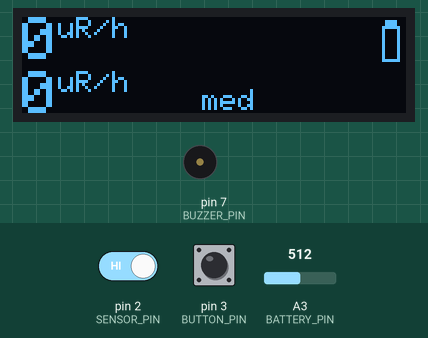
Bench run of a sketch on a simulated Arduino Uno, built with avr-gcc and run on an emulated ATmega328P. Parts: 128×32 one-colour display, buzzer (waves = sounding, pin HIGH). Inputs (shaded band) come from the test bench; at power-on: A3 (BATTERY_PIN) = 512, pin 3 (BUTTON_PIN) HIGH, pin 2 (SENSOR_PIN) HIGH. What the sketch prints to the serial monitor is not drawn.

Above: at 2.2 s.
2.3 s: A3 (BATTERY_PIN) set to 724
4.2 s: A3 (BATTERY_PIN) set to 745
6.5 s: pin 3 (BUTTON_PIN) pulled LOW for 0.15 s
At 6.9 s:
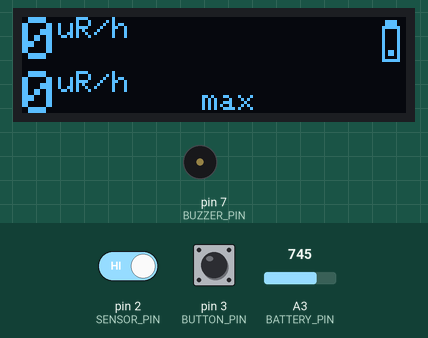
8.1 s: pin 3 (BUTTON_PIN) pulled LOW for 1 s
At 10.3 s:
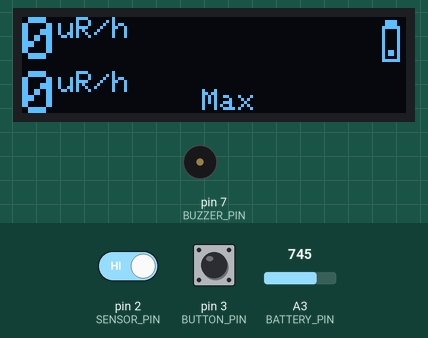
10.6 s: pin 2 (SENSOR_PIN) driven LOW
At 11.9 s:
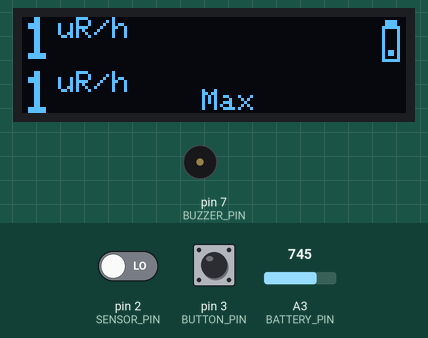
12.1 s: pin 3 (BUTTON_PIN) pulled LOW for 3.2 s
At 14.4 s:
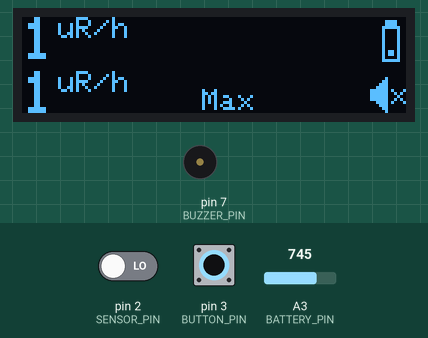
Timing chart, 0 to 15.9 s (numbered marks = the images above; inputs shaded):
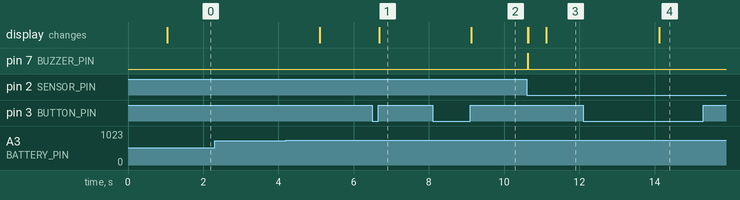

The sketch:

main.ino
```cpp
/*
 *
 * SCL - A5
 * SDA - A4
 * Voltmeter - A3
 * Input - D2
 * Button - D3
 * Buzzer - D7
 *
 */

#include <Wire.h>
#include <Adafruit_GFX.h>
#include <Adafruit_SSD1306.h>

#define MAX_UINT 65535

#define OLED_RESET 4
Adafruit_SSD1306 display(128, 32, &Wire, OLED_RESET);

#define DEBUG 0

static const unsigned char PROGMEM radiation_sign_bmp[] =
{ 0x00, 0x00, 0x00, 0x00, 0x00,
0x00, 0x00, 0x7F, 0xE0, 0x00,
0x00, 0x01, 0x80, 0x1C, 0x00,
0x00, 0x07, 0x00, 0x0E, 0x00,
0x00, 0x0F, 0x80, 0x1F, 0x00,
0x00, 0x1F, 0x80, 0x1F, 0x80,
0x00, 0x3F, 0x80, 0x1F, 0xC0,
0x00, 0x7F, 0xC0, 0x3F, 0xE0,
0x00, 0xFF, 0xC0, 0x3F, 0xF0,
0x00, 0xFF, 0xC0, 0x3F, 0xF0,
0x00, 0xFF, 0xE0, 0x7F, 0xF8,
0x01, 0xFF, 0xE0, 0x7F, 0xF8,
0x01, 0xFF, 0xFF, 0xFF, 0xF8,
0x01, 0xFF, 0xF0, 0x7F, 0xF8,
0x01, 0xFF, 0xE0, 0x7F, 0xF8,
0x01, 0xFF, 0xC0, 0x3F, 0xF8,
0x01, 0xF8, 0x00, 0x03, 0xF8,
0x01, 0x00, 0x20, 0x40, 0x38,
0x01, 0x00, 0x10, 0x80, 0x08,
0x01, 0x00, 0x09, 0x00, 0x08,
0x01, 0x00, 0x0F, 0x00, 0x08,
0x00, 0x80, 0x1F, 0x80, 0x18,
0x00, 0x80, 0x3F, 0xC0, 0x10,
0x00, 0xC0, 0x7F, 0xC0, 0x30,
0x00, 0x40, 0xFF, 0xE0, 0x20,
0x00, 0x20, 0xFF, 0xF0, 0x40,
0x00, 0x11, 0xFF, 0xF8, 0xC0,
0x00, 0x0F, 0xFF, 0xF9, 0x80,
0x00, 0x07, 0xFF, 0xFE, 0x00,
0x00, 0x03, 0xFF, 0xFC, 0x00,
0x00, 0x00, 0x7F, 0xE0, 0x00,
0x00, 0x00, 0x00, 0x00, 0x00};

//static const unsigned char PROGMEM logo[] =
//{ 0x00, 0x00, 0x00, 0x00, 0x00, 0x00, 0x00, 0x00, 0x00, 0x00, 0x00, 0x00, 0x00, 0x00, 0x00, 0x00,
//0x00, 0x00, 0x00, 0x00, 0x00, 0x00, 0x00, 0x00, 0x00, 0x00, 0x00, 0x00, 0x00, 0x7F, 0xE0, 0x00,
//0x00, 0x00, 0x00, 0x00, 0x00, 0x00, 0x00, 0x00, 0x00, 0x00, 0x00, 0x00, 0x01, 0x80, 0x1C, 0x00,
//0x00, 0x00, 0x00, 0x00, 0x00, 0x00, 0x00, 0x00, 0x00, 0x00, 0x00, 0x00, 0x07, 0x00, 0x0E, 0x00,
//0x00, 0x00, 0x00, 0x00, 0x00, 0x00, 0x00, 0x00, 0x00, 0x00, 0x00, 0x00, 0x0F, 0x80, 0x1F, 0x00,
//0x00, 0x00, 0x00, 0x00, 0x00, 0x00, 0x00, 0x00, 0x00, 0x00, 0x00, 0x00, 0x1F, 0x80, 0x1F, 0x80,
//0x00, 0x00, 0x00, 0x00, 0x00, 0x00, 0x00, 0x00, 0x00, 0x00, 0x00, 0x00, 0x3F, 0x80, 0x1F, 0xC0,
//0x07, 0x9E, 0x00, 0x00, 0x00, 0x03, 0xFF, 0x00, 0x3F, 0x80, 0x00, 0x00, 0x7F, 0xC0, 0x3F, 0xE0,
//0x07, 0x9E, 0x00, 0x00, 0x00, 0x03, 0xFF, 0x00, 0x3F, 0xC0, 0x00, 0x00, 0xFF, 0xC0, 0x3F, 0xF0,
//0x07, 0x9E, 0x00, 0x00, 0x00, 0x03, 0xFF, 0x00, 0x3F, 0xE0, 0x00, 0x00, 0xFF, 0xC0, 0x3F, 0xF0,
//0x07, 0x9E, 0x00, 0x00, 0x00, 0x03, 0xFF, 0x00, 0x3F, 0xF0, 0x00, 0x00, 0xFF, 0xE0, 0x7F, 0xF8,
//0x07, 0x9E, 0x3E, 0x73, 0x9C, 0x00, 0x78, 0x3E, 0x3E, 0xF0, 0xF0, 0x01, 0xFF, 0xE0, 0x7F, 0xF8,
//0x07, 0x9E, 0x7F, 0x33, 0x98, 0x00, 0x78, 0x7F, 0x3E, 0xF1, 0xF8, 0x01, 0xFF, 0xFF, 0xFF, 0xF8,
//0x07, 0x9E, 0x7F, 0x33, 0xB8, 0x00, 0x78, 0x7F, 0x3E, 0xF3, 0xFC, 0x01, 0xFF, 0xF0, 0x7F, 0xF8,
//0x07, 0xFE, 0xE7, 0x33, 0xB8, 0x00, 0x78, 0x73, 0xBE, 0xF3, 0x9C, 0x01, 0xFF, 0xE0, 0x7F, 0xF8,
//0x07, 0xFE, 0xE7, 0x3F, 0xF9, 0xF0, 0x78, 0x73, 0xBE, 0xF3, 0x9C, 0x01, 0xFF, 0xC0, 0x3F, 0xF8,
//0x07, 0xFE, 0xE7, 0x3F, 0xF9, 0xF0, 0x78, 0x73, 0xBE, 0xF3, 0x9C, 0x01, 0xF8, 0x00, 0x03, 0xF8,
//0x07, 0xFE, 0xE7, 0x3F, 0xF8, 0x00, 0x78, 0x73, 0xBE, 0xF3, 0x9C, 0x01, 0x00, 0x20, 0x40, 0x38,
//0x07, 0x9E, 0xE7, 0x3F, 0xF0, 0x00, 0x78, 0x73, 0xBE, 0xF3, 0x9C, 0x01, 0x00, 0x10, 0x80, 0x08,
//0x07, 0x9E, 0xE7, 0x1F, 0xF0, 0x00, 0x78, 0x73, 0xBE, 0xF3, 0x9C, 0x01, 0x00, 0x09, 0x00, 0x08,
//0x07, 0x9E, 0xE7, 0x1E, 0xF0, 0x00, 0x78, 0x73, 0xBF, 0xF3, 0x9C, 0x01, 0x00, 0x0F, 0x00, 0x08,
//0x07, 0x9E, 0xE7, 0x1E, 0xF0, 0x00, 0x78, 0x73, 0xBF, 0xF3, 0x9C, 0x00, 0x80, 0x1F, 0x80, 0x18,
//0x07, 0x9E, 0x7F, 0x1E, 0xF0, 0x00, 0x78, 0x7F, 0x3F, 0xE3, 0xFC, 0x00, 0x80, 0x3F, 0xC0, 0x10,
//0x07, 0x9E, 0x7E, 0x1E, 0xF0, 0x00, 0x78, 0x3F, 0x3F, 0xC1, 0xF8, 0x00, 0xC0, 0x7F, 0xC0, 0x30,
//0x07, 0x9E, 0x1C, 0x1C, 0xE0, 0x00, 0x78, 0x1C, 0x3F, 0x00, 0xF0, 0x00, 0x40, 0xFF, 0xE0, 0x20,
//0x00, 0x00, 0x00, 0x00, 0x00, 0x00, 0x00, 0x00, 0x00, 0x00, 0x00, 0x00, 0x20, 0xFF, 0xF0, 0x40,
//0x00, 0x00, 0x00, 0x00, 0x00, 0x00, 0x00, 0x00, 0x00, 0x00, 0x00, 0x00, 0x11, 0xFF, 0xF8, 0xC0,
//0x00, 0x00, 0x00, 0x00, 0x00, 0x00, 0x00, 0x00, 0x00, 0x00, 0x00, 0x00, 0x0F, 0xFF, 0xF9, 0x80,
//0x00, 0x00, 0x00, 0x00, 0x00, 0x00, 0x00, 0x00, 0x00, 0x00, 0x00, 0x00, 0x07, 0xFF, 0xFE, 0x00,
//0x00, 0x00, 0x00, 0x00, 0x00, 0x00, 0x00, 0x00, 0x00, 0x00, 0x00, 0x00, 0x03, 0xFF, 0xFC, 0x00,
//0x00, 0x00, 0x00, 0x00, 0x00, 0x00, 0x00, 0x00, 0x00, 0x00, 0x00, 0x00, 0x00, 0x7F, 0xE0, 0x00,
//0x00, 0x00, 0x00, 0x00, 0x00, 0x00, 0x00, 0x00, 0x00, 0x00, 0x00, 0x00, 0x00, 0x00, 0x00, 0x00};

static const unsigned char PROGMEM battery_frame_bmp[] =
{ 0x00,
 0x1E,
 0x1E,
 0x3F,
 0x21,
 0x21,
 0x21,
 0x21,
 0x21,
 0x21,
 0x21,
 0x21,
 0x21,
 0x21,
 0x3F,
 0x00 };

static const unsigned char PROGMEM battery_level_bmp[] =
{ 0x0C,
 0x0C,
 0x00 };

static const unsigned char PROGMEM mute_bmp[] =
{0x04, 0x00,
 0x0c, 0x00,
 0x1c, 0x00,
 0x3c, 0x00,
 0xfd, 0x10,
 0xfc, 0xa0,
 0xfc, 0x40,
 0xfc, 0xa0,
 0x3d, 0x10,
 0x1c, 0x00,
 0x0c, 0x00,
 0x04, 0x00
};

#define SENSOR_PIN 2
#define BUTTON_PIN 3
#define BUZZER_PIN 7
#define BATTERY_PIN A3

#define MEASUREMENT_SECS 36
#define MEASUREMENTS_LOG_SECS 60
#define DEBOUNCE_DELAY 100
#define BUTTON_HOLD_DELAY 2000
#define DISPLAY_MODES_COUNT 4

volatile unsigned int newTicks = 0;

unsigned int ticksLog[MEASUREMENT_SECS];
unsigned int tickCountsLog[MEASUREMENTS_LOG_SECS];
unsigned int tickCountsSortedLog[MEASUREMENTS_LOG_SECS];
int ticksLogIndex = -1;
int tickCountsLogIndex = -1;

unsigned int ticksCount = 0;
unsigned int ticksCountPerSec = 0;
unsigned long tickCountsLogSum = 0;
unsigned long tickCountsLogMax = 0;
unsigned long tickCountsOverallMax = 0;

unsigned long lastLogsUpdateTime = 0;
unsigned long lastVoltageReadTime = 0;

int buttonState;
unsigned long lastButtonStateChangeTime = 0;

unsigned int displayMode = 0;
boolean muted = false;
boolean  buttonHoldActionComplete = false;

float voltage = 0;

void setup() {
  Serial.begin(115200);

  delay(1000);// added due to a resistors misplaced on the display board
  if(!display.begin(SSD1306_SWITCHCAPVCC, 0x3C)) { // Address 0x3C for 128x32
    Serial.println(F("SSD1306 allocation failed"));
    return;
  }

//  display.display();

//  display.clearDisplay();

  //display.drawBitmap(0, 0, logo, 128, 32, WHITE);
  //display.display();
  //delay(2000);
  //display.clearDisplay();

  pinMode(BUZZER_PIN, OUTPUT);
  pinMode(SENSOR_PIN, INPUT);
  pinMode(BUTTON_PIN, INPUT_PULLUP);

  buttonState = digitalRead(BUTTON_PIN);

  attachInterrupt(digitalPinToInterrupt(SENSOR_PIN), sensorISR, FALLING);

#if DEBUG
  Serial.println("Setup complete");
#endif
}

void sensorISR() {
  newTicks++;
}

void loop() {
  unsigned long startMillis = millis();

  unsigned int _newTicks = newTicks;
  newTicks = 0;

  checkButtonState();
  updateTicks(_newTicks);

  updateLogs();
  readVoltage();

  boolean hasNewTicks = (_newTicks > 0);

  updateDisplay(hasNewTicks);
  activateBuzzer(hasNewTicks);

  Serial.println(millis() - startMillis);
}

void checkButtonState() {
  int newButtonState = digitalRead(BUTTON_PIN);

  if(newButtonState != buttonState) {
    unsigned long lastStateDuration = (millis() - lastButtonStateChangeTime);

    if(lastStateDuration < DEBOUNCE_DELAY) {
      return;
    }

    lastButtonStateChangeTime = millis();
    buttonState = newButtonState;

    if(newButtonState == HIGH) {
      if(lastStateDuration < BUTTON_HOLD_DELAY) {
        changedisplayMode();
      }
    } else {
       buttonHoldActionComplete = false;
    }
  } else if(newButtonState == LOW) {
    unsigned long lastStateDuration = (millis() - lastButtonStateChangeTime);

    if((lastStateDuration >= BUTTON_HOLD_DELAY) && ! buttonHoldActionComplete) {
      toggleMute();

       buttonHoldActionComplete = true;
    }
  }
}

void toggleMute() {
  if(muted) {
    muted = false;
  } else {
    activateBuzzer(false);

    muted = true;
  }
}

void changedisplayMode() {
  displayMode++;

  if(displayMode >= DISPLAY_MODES_COUNT) {
    displayMode = 0;
  }
}

void readVoltage() {
  if(!isTimeOut(lastVoltageReadTime, 1000)) {
    return;
  }

  voltage = (analogRead(BATTERY_PIN) * 5.0) / 1024.0;

//  Serial.println(voltage);

  if (voltage < 0.1) {
    voltage = 0.0;
  }
}

void updateTicks(unsigned int newValue) {
  ticksCountPerSec += newValue;
  ticksCount += newValue;

#if DEBUG
  if(newValue > 0) {
    Serial.print(millis());
    Serial.print(" ");
    Serial.print(newValue);
    Serial.print(" ");
    Serial.print(ticksCount);
    Serial.print(" ");
    Serial.print(ticksLogIndex);
    Serial.print(" ");
    Serial.print(tickCountsLogIndex);
    Serial.print(" ");
    Serial.println(tickCountsLogSum);
  }
#endif
}

void updateLogs() {
  if(!isTimeOut(lastLogsUpdateTime, 1000)) {
    return;
  }

  updateTicksLog();
  updateTickCountsLog();
}

void updateTicksLog() {
  if(ticksLogIndex < (MEASUREMENT_SECS - 1)) {
    ticksLogIndex++;
  } else {
    ticksCount -= ticksLog[0];

    for(byte i = 1; i <= ticksLogIndex; i++) {
      ticksLog[i - 1] = ticksLog[i];
    }
  }

  ticksLog[ticksLogIndex] = ticksCountPerSec;
  ticksCountPerSec = 0;
}

void updateTickCountsLog() {
  byte i;

  if(tickCountsLogIndex < (MEASUREMENTS_LOG_SECS - 1)) {
    tickCountsLogIndex++;
  } else {
    unsigned int tickCountsToRemove = tickCountsLog[0];

    tickCountsLogSum -= tickCountsToRemove;

    if(tickCountsLogMax == tickCountsToRemove) {
      tickCountsLogMax = 0;

      for(i = 1; i <= tickCountsLogIndex; i++) {
        if(tickCountsLogMax < tickCountsLog[i]) {
           tickCountsLogMax = tickCountsLog[i];
        }
      }
    }

    for(i = 0; i < tickCountsLogIndex; i++) {
      tickCountsLog[i] = tickCountsLog[i + 1];

      if(tickCountsSortedLog[i] >= tickCountsToRemove) {
        tickCountsSortedLog[i] = tickCountsSortedLog[i + 1];
      }
    }
    tickCountsSortedLog[tickCountsLogIndex] = MAX_UINT;
  }

  tickCountsLog[tickCountsLogIndex] = ticksCount;

  tickCountsLogSum += ticksCount;

  if(tickCountsLogMax < ticksCount) {
    tickCountsLogMax = ticksCount;
  }

  if(tickCountsOverallMax < ticksCount) {
    tickCountsOverallMax = ticksCount;
  }

//  Serial.print("Add ");
//  Serial.print(ticksCount);

  for(i = 0; i < tickCountsLogIndex; i++) {
    if(tickCountsSortedLog[i] > ticksCount) {
      break;
    }
  }

//  Serial.print(" at index ");
//  Serial.print(i);
//  Serial.print(" of ");
//  Serial.println(tickCountsLogIndex);

  for(byte j = tickCountsLogIndex; j > i; j--) {
    tickCountsSortedLog[j] = tickCountsSortedLog[j - 1];
  }

  tickCountsSortedLog[i] = ticksCount;

//  for(i = 0; i <= tickCountsLogIndex; i++) {
//    Serial.print(tickCountsLog[i]);
//    Serial.print(",");
//  }
//  Serial.println();
//
//  for(i = 0; i <= tickCountsLogIndex; i++) {
//    Serial.print(tickCountsSortedLog[i]);
//    Serial.print(",");
//  }
//  Serial.println();
//  Serial.println();
}

void updateDisplay(boolean hasNewTicks) {
  display.clearDisplay();

  drawValues();
  drawBatteryLevel();
  drawRadiationImage(hasNewTicks);
  drawMuteStatus();

  display.display();
}

void drawValues() {
  display.setTextColor(WHITE);

  drawCurrentValue();

  switch(displayMode) {
    case 0:
      drawMedianValue();
      break;

    case 1:
      drawLogMaxValue();
      break;

    case 2:
      drawOverallMaxValue();
      break;

    case 3:
      drawAverageValue();
      break;
  }
}

void drawCurrentValue() {
  display.setCursor(0,0);

  drawFormattedValue(ticksCount);
}

void drawMedianValue() {
  if(tickCountsLogIndex < 0) {
    return;
  }

  int medianIndex = tickCountsLogIndex / 2;
  unsigned long median = (tickCountsLogIndex % 2 == 0) ? tickCountsSortedLog[medianIndex] : (tickCountsSortedLog[medianIndex] + tickCountsSortedLog[medianIndex + 1]) / 2;

  drawSecondaryValue(median, "med");
}

void drawAverageValue() {
  if(tickCountsLogIndex < 0) {
    return;
  }

  unsigned int average = tickCountsLogSum / (tickCountsLogIndex + 1);

  drawSecondaryValue(average, "avg");
}

void drawLogMaxValue() {
  drawSecondaryValue(tickCountsLogMax, "max");
}

void drawOverallMaxValue() {
  drawSecondaryValue(tickCountsOverallMax, "Max");
}

void drawSecondaryValue(unsigned long value, const char* label) {
  display.setCursor(0,18);

  drawFormattedValue(value);

  display.setTextSize(1);
  display.setCursor(60,24);
  display.println(label);
}

void drawBatteryLevel() {
  display.drawBitmap(118, 0, battery_frame_bmp, 8, 16, WHITE);

  if (voltage > 3.6) {
    display.drawBitmap(118, 11, battery_level_bmp, 8, 3, WHITE);

    if (voltage > 3.7) {
      display.drawBitmap(118, 8, battery_level_bmp, 8, 3, WHITE);

      if (voltage > 3.85) {
        display.drawBitmap(118, 5, battery_level_bmp, 8, 3, WHITE);
      }
    }
  }
}

void drawRadiationImage(boolean hasNewTicks) {
  if (hasNewTicks) {
      display.drawBitmap(75, 0, radiation_sign_bmp, 40, 32, WHITE);
  }
}

void drawMuteStatus() {
  if(muted) {
    display.drawBitmap(116, 20, mute_bmp, 12, 12, WHITE);
  }
}

void activateBuzzer(boolean hasNewTicks) {
  if(muted) {
    return;
  }

  if (hasNewTicks) {
      digitalWrite(BUZZER_PIN, HIGH); // buzzer ON
  } else {
      digitalWrite(BUZZER_PIN, LOW); // buzzer OFF
  }
}

void drawFormattedValue(unsigned long value) {
  display.setTextSize(2);

  String units = "uR/h";

  if(value > 10000) {
    display.print((float)value / 1000.0, 2);

    units = "mR/h";
//  } else if(value > 1000000) {
//    display.print((float)value / 1000000.0, 2);
//
//    units = "R/h";
  } else {
    display.print(value);
  }

  display.setTextSize(1);
  display.println(units);
}

boolean isTimeOut(unsigned long& lastTimestamp, unsigned long duration) {
  unsigned long currentTimestamp = millis();

  if((currentTimestamp - lastTimestamp) < duration) {
    return false;
  }

  lastTimestamp = currentTimestamp;

  return true;
}
```

Measured:
- after the input at 6.5 s, the display: changes after 0.18 s (image 1)
- after the input at 8.1 s, the display: changes after 1.0 s (image 2)
- after the input at 10.6 s, pin 7 (BUZZER_PIN): LOW → HIGH at once, → LOW 0.02 s later; the display: first changes at once (image 3 shows a later state)
- after the input at 12.1 s, the display: changes after 2.0 s (image 4)
